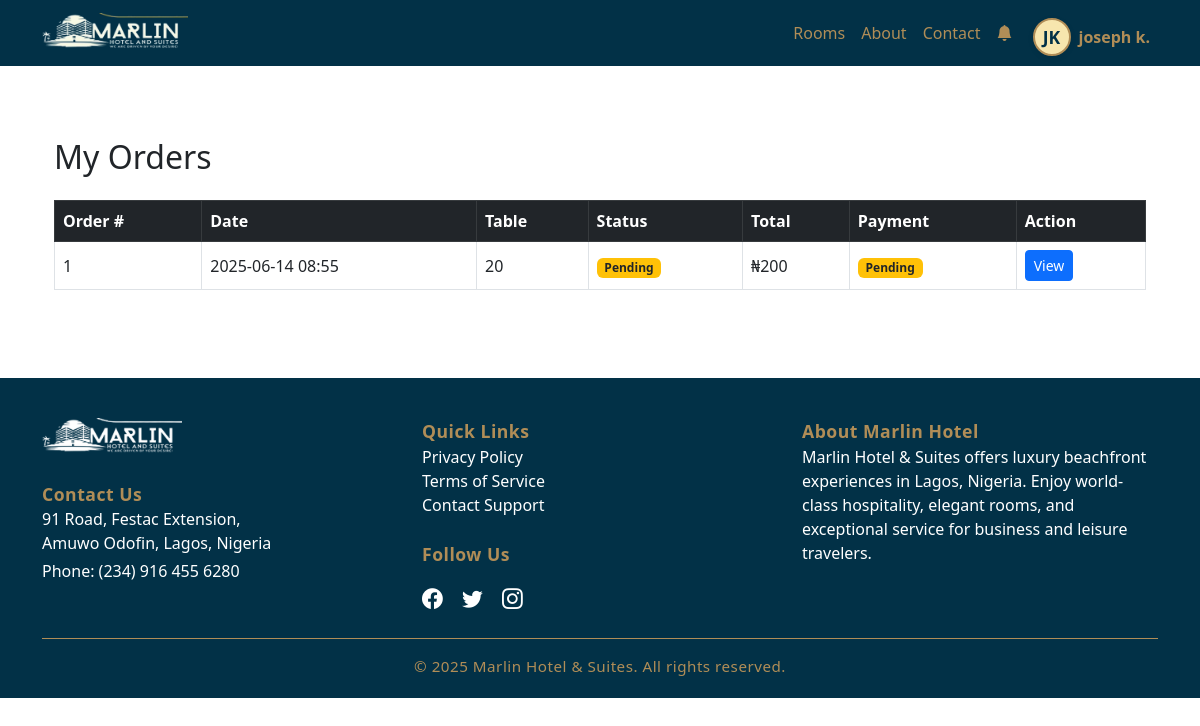
/orders (signed in), run on an earlier commit of the app's database.
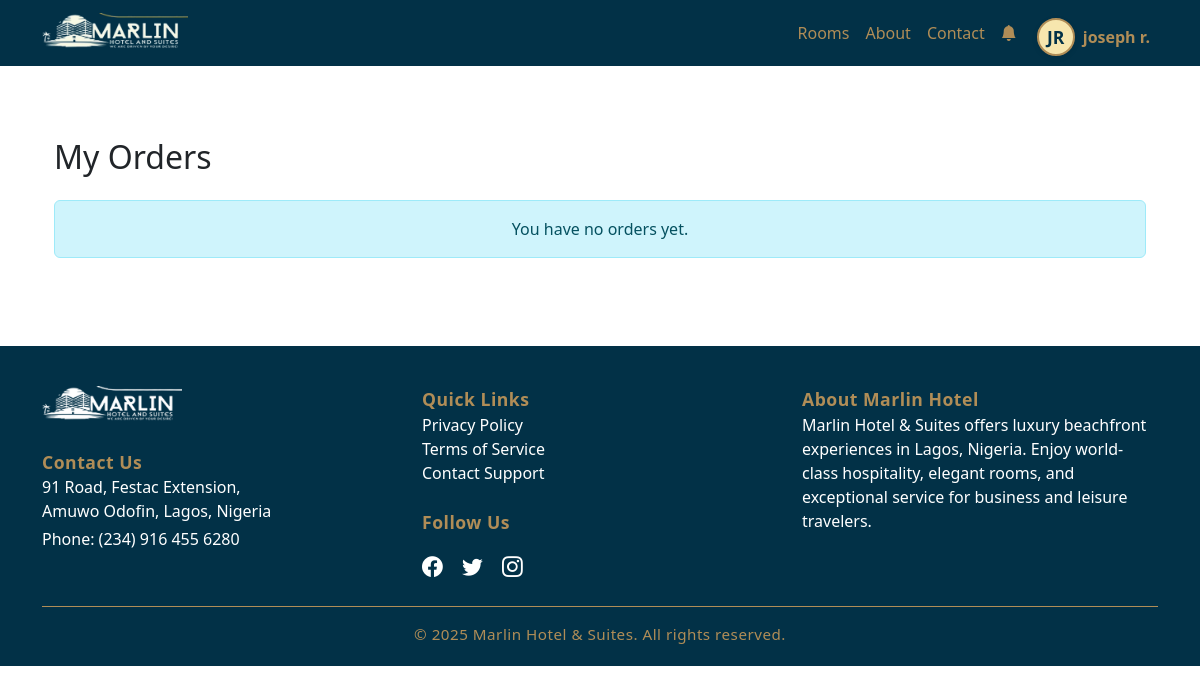
And on a later commit of the database.
### models.py (models this page shows, shortened)
class User(db.Model, UserMixin):
    id = db.Column(db.Integer, primary_key=True)
    first_name = db.Column(db.String(64), nullable=False, unique=True)
    last_name = db.Column(db.String(64), nullable=False, unique=True)
    phone_number = db.Column(db.String(20), nullable=False)
    email = db.Column(db.String(120), nullable=False, unique=True)
    password = db.Column(db.String(256), nullable=False)
    last_login = db.Column(db.DateTime, default=datetime.now(timezone.utc))
    otp = db.Column(db.String(6), nullable=True)
    otp_expiry = db.Column(db.DateTime, nullable=True)
    created_at = db.Column(db.DateTime, default=datetime.utcnow)
    updated_at = db.Column(db.DateTime, default=datetime.utcnow, onupdate=datetime.utcnow)
    email_verified = db.Column(db.Boolean, default=False)
    status = db.Column(db.String(20), default='pending')
    approved_by = db.Column(db.Integer, db.ForeignKey('user.id'))
    is_main_admin = db.Column(db.Boolean, default=False)
    approved_by_user = db.relationship(
        'User',
        remote_side=[id],
        foreign_keys=[approved_by],
        uselist=False
    )
    roles = db.relationship('Role', secondary=user_roles, backref=db.backref('users', lazy='dynamic'))
    notifications = db.relationship('Notification', back_populates='user', lazy='dynamic')
    bookings = db.relationship('Booking', backref='user', lazy=True)
    reports = db.relationship('Report', backref='user', lazy='dynamic')
    feedbacks = db.relationship('Feedback', backref='user', lazy=True)
    reported_issues = db.relationship(
        'MaintenanceRequest',
        back_populates='reported_by',
        overlaps="reporter,reported_issues",
        foreign_keys='MaintenanceRequest.reported_by_id'
    )
    def has_role(self, role_name):
        return any(role.name == role_name for role in self.roles)
    def unread_notifications(self):
        return Notification.query.filter_by(
            user_id=self.id,
            is_read=False
        ).count()

class BarOrder(db.Model):
    __tablename__ = 'bar_order'
    id = db.Column(db.Integer, primary_key=True)
    user_id = db.Column(db.Integer, db.ForeignKey('user.id'), nullable=False)
    user = db.relationship('User', backref='bar_orders')  # <-- Add this line
    table_number = db.Column(db.String(50), nullable=False)
    total_amount = db.Column(db.Float, nullable=False)
    status = db.Column(db.String(20), default='pending')
    payment_status = db.Column(db.String(20), default='pending')
    payment_reference = db.Column(db.String(100))
    created_at = db.Column(db.DateTime, default=datetime.utcnow)
    is_printed = db.Column(db.Boolean, default=False)
    order_items = db.relationship('OrderItem', backref='order', lazy=True)

### app.py (the view)
@app.route('/orders')
@login_required
def view_orders():
    if current_user.has_role('staff'):
        orders = BarOrder.query.order_by(BarOrder.created_at.desc()).all()
    else:
        orders = BarOrder.query.filter_by(user_id=current_user.id).all()
    return render_template('orders.html', orders=orders)

### app.py (called while the page is built)
@login_manager.user_loader
def load_user(user_id):
    return db.session.get(User, int(user_id))

@app.context_processor
def inject_notifications():
    if current_user.is_authenticated:
        notifications = Notification.query.filter_by(
            user_id=current_user.id
        ).order_by(Notification.created_at.desc()).limit(3).all()
        return dict(user_notifications=notifications)  # Changed to user_notifications
    return dict(user_notifications=[])

@app.context_processor
def inject_timedelta():
    return dict(timedelta=timedelta)

### templates/orders.html (shortened to what this page needs)
{% extends "base.html" %}
{% block content %}
<div class="container py-4">
    <h2 class="mb-4">My Orders</h2>
    {% if orders %}
    <div class="table-responsive">
        <table class="table table-bordered table-hover align-middle">
            <thead class="table-dark">
                <tr>
                    <th>Order #</th>
                    <th>Date</th>
                    <th>Table</th>
                    <th>Status</th>
                    <th>Total</th>
                    <th>Payment</th>
                    <th>Action</th>
                </tr>
            </thead>
            <tbody>
                {% for order in orders %}
                <tr>
                    <td>{{ order.id }}</td>
                    <td>{{ order.created_at.strftime('%Y-%m-%d %H:%M') }}</td>
                    <td>{{ order.table_number }}</td>
                    <td>
                        <span class="badge
                            {% if order.status == 'completed' %}bg-success
                            {% elif order.status == 'pending' %}bg-warning text-dark
                            {% else %}bg-secondary{% endif %}">
                            {{ order.status|capitalize }}
                        </span>
                    </td>
                    <td>₦{{ order.total_amount|int }}</td>
                    <td>
                        <span class="badge
                            {% if order.payment_status == 'paid' %}bg-success
                            {% elif order.payment_status == 'pending' %}bg-warning text-dark
                            {% else %}bg-secondary{% endif %}">
                            {{ order.payment_status|capitalize }}
                        </span>
                    </td>
                    <td>
                        <a href="{{ url_for('order_details', order_id=order.id) }}" class="btn btn-sm btn-primary">
                            View
                        </a>
                    </td>
                </tr>
                {% endfor %}
            </tbody>
        </table>
    </div>
    {% else %}
    <div class="alert alert-info text-center">
        You have no orders yet.
    </div>
    {% endif %}
</div>
{% endblock %}

### templates/base.html (shortened to what this page needs)
<!DOCTYPE html>
<html lang="en">
<head>
    <link rel="stylesheet" href="https://cdnjs.cloudflare.com/ajax/libs/font-awesome/6.4.0/css/all.min.css">
    <link rel="stylesheet" href="https://cdn.jsdelivr.net/npm/bootstrap@5.3.0/dist/css/bootstrap.min.css">
    <link rel="stylesheet" href="https://cdn.jsdelivr.net/npm/bootstrap-icons@1.11.1/font/bootstrap-icons.css">
    <link rel="stylesheet" href="https://cdnjs.cloudflare.com/ajax/libs/font-awesome/5.15.3/css/all.min.css">
    <link rel="stylesheet" href="https://cdnjs.cloudflare.com/ajax/libs/font-awesome/6.4.0/css/all.min.css">
    <link href="https://cdn.jsdelivr.net/npm/bootstrap@5.3.0/dist/css/bootstrap.min.css" rel="stylesheet">
    <link rel="stylesheet" href="https://cdnjs.cloudflare.com/ajax/libs/font-awesome/6.4.0/css/all.min.css">
</head>
<body>
    <nav class="navbar navbar-expand-lg navbar-dark royal-blue-bg">
        <div class="container">
            <a class="navbar-brand" href="{{ url_for('home') }}">
                <img src="{{ url_for('static', filename='uploads/ftt.png') }}" alt="Marlin Hotel & Suites Logo" class="navbar-logo">
            </a>
            <div class="collapse navbar-collapse" id="navbarNav">
                <ul class="navbar-nav ms-auto align-items-center">
                    <li class="nav-item"><a class="nav-link metallic-gold" href="{{ url_for('rooms') }}">Rooms</a></li>
                    <li class="nav-item"><a class="nav-link metallic-gold" href="{{ url_for('about') }}">About</a></li>
                    <li class="nav-item"><a class="nav-link metallic-gold" href="{{ url_for('contact') }}">Contact</a></li>
                    {% if current_user.is_authenticated %}
                        <li class="nav-item position-relative">
                            <a class="nav-link metallic-gold" href="{{ url_for('all_notifications') }}">
                                <i class="bi bi-bell-fill me-1"></i>
                            </a>
                        </li>
                        <li class="nav-item dropdown">
                            <a class="nav-link user-dropdown-trigger dropdown-toggle d-flex align-items-center metallic-gold"
                               href="#" id="userDropdown" role="button" data-bs-toggle="dropdown" aria-expanded="false">
                                <span class="user-initials-circle me-2">
                                    {% set initials = (current_user.first_name[0] if current_user.first_name else '') ~ (current_user.last_name[0] if current_user.last_name else '') %}
                                    {{ initials.upper() }}
                                </span>
                                <span class="fw-bold">
                                    {{ current_user.first_name }}{% if current_user.last_name %} {{ current_user.last_name[0] }}.{% endif %}
                                </span>
                            </a>
                        </li>
                    {% else %}
                        <li class="nav-item"><a class="nav-link metallic-gold" href="{{ url_for('login') }}">Login</a></li>
                        <li class="nav-item"><a class="nav-link metallic-gold" href="{{ url_for('register') }}">Register</a></li>
                    {% endif %}
                </ul>
            </div>
        </div>
    </nav>
    <main class="container my-5">
        {% block content %}{% endblock %}
    </main>
    <footer class="royal-blue-bg">
        <div class="container">
            <div class="row align-items-start">
                <div class="col-md-4 mb-4 mb-md-0">
                    <img src="{{ url_for('static', filename='uploads/ftt.png') }}" alt="Marlin Hotel" class="footer-logo">
                    <div class="mt-2">
                        <span class="footer-title">Contact Us</span>
                        <p class="mb-1">91 Road, Festac Extension,<br>Amuwo Odofin, Lagos, Nigeria</p>
                        <p class="mb-0">Phone: <a href="tel:+2349164556280" class="footer-link">(234) 916 455 6280</a></p>
                    </div>
                </div>
                <div class="col-md-4 mb-4 mb-md-0">
                    <span class="footer-title">Quick Links</span>
                    <ul class="list-unstyled mb-2">
                        <li><a href="{{ url_for('privacy') }}" class="footer-link">Privacy Policy</a></li>
                        <li><a href="{{ url_for('terms') }}" class="footer-link">Terms of Service</a></li>
                        <li><a href="{{ url_for('contact') }}" class="footer-link">Contact Support</a></li>
                    </ul>
                    <span class="footer-title d-block mt-4">Follow Us</span>
                    <div class="footer-social">
                        <a href="https://www.facebook.com/profile.php?id=61577319268380" target="_blank" aria-label="Facebook"><i class="bi bi-facebook"></i></a>
                        <a href="https://x.com/marlinhotel007" target="_blank" aria-label="X"><i class="bi bi-twitter"></i></a>
                        <a href="https://www.instagram.com/marlinhotel007/" target="_blank" aria-label="Instagram"><i class="bi bi-instagram"></i></a>
                    </div>
                </div>
                <div class="col-md-4 mb-4 mb-md-0">
                    <span class="footer-title">About Marlin Hotel</span>
                    <p class="mb-2">
                        Marlin Hotel & Suites offers luxury beachfront experiences in Lagos, Nigeria. Enjoy world-class hospitality, elegant rooms, and exceptional service for business and leisure travelers.
                    </p>
                </div>
            </div>
            <div class="footer-bottom mt-4">
                &copy; 2025 Marlin Hotel & Suites. All rights reserved.
            </div>
        </div>
    </footer>
    <link rel="stylesheet" href="https://cdn.jsdelivr.net/npm/flatpickr/dist/flatpickr.min.css">
</body>
</html>

### templates/base.html (style rules this page uses)
.navbar-logo { height: 40px; width: auto; }
.metallic-gold { color: #b08d57 !important; }
.royal-blue-bg { background: #023147 !important; }
.user-initials-circle { display: inline-flex; align-items: center; justify-content: center; width: 38px; height: 38px; border-radius: 50%; background: var(--gold-accent, #f7e6ae); color: #023147; font-weight: 700; font-size: 1.1rem; margin-right: 8px; border: 2px solid #b08d57; box-shadow: 0 2px 6px rgba(0,0,0,0.07); cursor: pointer; transition: background 0.2s; }
.dropdown-toggle::after { display: none; }
.navbar-nav .nav-link.user-dropdown-trigger { padding-bottom: 0 !important; }
.navbar-nav .nav-link.user-dropdown-trigger::after { display: none !important; }
footer.royal-blue-bg { background: #023147 !important; color: #fff; padding-top: 40px; padding-bottom: 20px; }
.footer-logo { max-width: 140px; filter: brightness(0) invert(1); margin-bottom: 1rem; }
.footer-title { color: #b08d57; font-size: 1.1rem; font-weight: 600; margin-bottom: 1rem; letter-spacing: 0.5px; }
.footer-link, .footer-link:visited { color: #fff; text-decoration: none; transition: color 0.2s; }
.footer-social a { display: inline-block; color: #fff; font-size: 1.3rem; margin-right: 15px; transition: color 0.2s; }
.footer-social a:last-child { margin-right: 0; }
.footer-bottom { border-top: 1px solid #b08d57; margin-top: 2rem; padding-top: 1rem; text-align: center; color: #b08d57; font-size: 0.95rem; letter-spacing: 0.5px; }

What changed in the data, as far as the page shows it:
removed BarOrder: id "1", created_at "2025-06-14 08:55", table_number "20", status "Pending", total_amount "200", payment_status "Pending"
changed User "joseph": last_name "k" → "r"
Also different on the page:
{{ initials.upper() }}: "JK" → "JR"
text no longer shown: "Order # Date Table Status Total Payment Action"
text now shown: "You have no orders yet."
